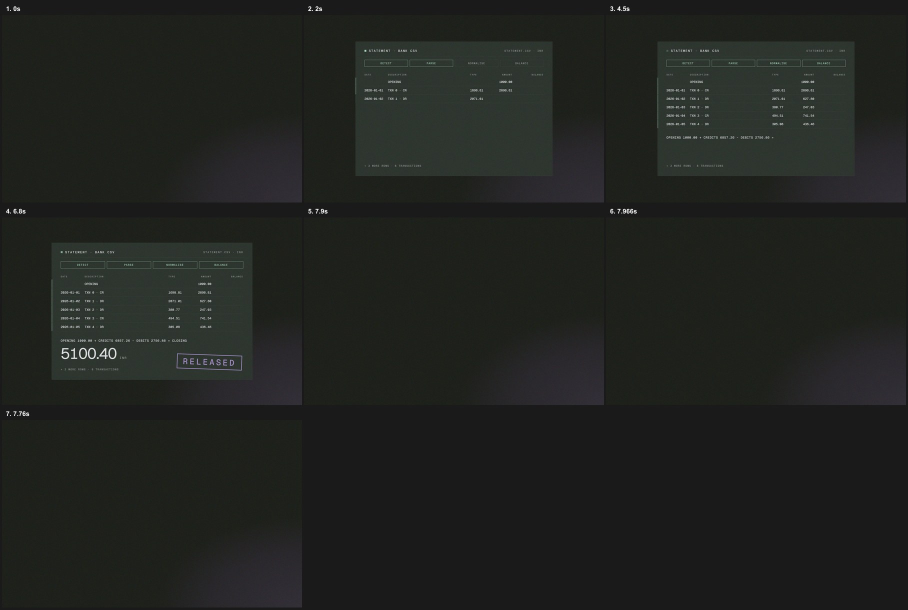
#> input picture video/hero-loop/.hyperframes/artifacts/snapshots/1c23eb8d-fe70-4ccb-bb74-5979f4baadbf/contact-sheet.jpg, 1816 x 1219 px (shown at 1/2 size)
$ python -i ocr_prep.py   (imports and definitions only)
#> lines starting #> are read from the running program, lines starting #| are printed output that depends on the picture; after the words box and inside, x2 and y2 are one past the last pixel; in counts of white or black regions, pixels touching at a corner belong together
from __future__ import annotations

try:
    import numpy as np
    from PIL import Image, ImageOps
except ImportError as error:
    raise ImportError(
        "OCR image preparation needs numpy and Pillow; install them with openbooks[scan]"
    ) from error

WHITE = 255
SKEW_SIDE_PX = 1000
SKEW_LIMIT_DEGREES = 5.0
SKEW_STEP_DEGREES = 0.25
MIN_CORRECTION_DEGREES = 0.25
BINARISE_RADIUS = 15
BINARISE_OFFSET = 10


def _integral_window_sums(values: np.ndarray, radius: int) -> np.ndarray:
    size = 2 * radius + 1
    padded = np.pad(values, radius, mode="edge")
    integral = np.zeros((padded.shape[0] + 1, padded.shape[1] + 1), dtype=np.int64)
    integral[1:, 1:] = padded.cumsum(axis=0).cumsum(axis=1)
    height, width = values.shape
    return (
        integral[size : size + height, size : size + width]
        - integral[:height, size : size + width]
        - integral[size : size + height, :width]
        + integral[:height, :width]
    )


def _binarise(gray: np.ndarray) -> np.ndarray:
    values = np.asarray(gray, dtype=np.int64)
    window = 2 * BINARISE_RADIUS + 1
    local_mean = _integral_window_sums(values, BINARISE_RADIUS) / (window * window)
    return np.where(values > local_mean - BINARISE_OFFSET, WHITE, 0).astype(np.uint8)


def estimate_skew_degrees(gray: np.ndarray) -> float:
    stride = max(1, max(gray.shape) // SKEW_SIDE_PX)
    small = np.asarray(gray)[::stride, ::stride]
    ink = np.where(_binarise(small) == 0, WHITE, 0).astype(np.uint8)
    if not ink.any():
        return 0.0
    mask = Image.fromarray(ink)
    steps = round(2 * SKEW_LIMIT_DEGREES / SKEW_STEP_DEGREES) + 1
    angles = [-SKEW_LIMIT_DEGREES + index * SKEW_STEP_DEGREES for index in range(steps)]
    scores = []
    for angle in angles:
        rotated = mask.rotate(angle, resample=Image.Resampling.BILINEAR)
        profile = np.asarray(rotated, dtype=np.float64).sum(axis=1)
        scores.append(float(profile.var()))
    best_rotation = angles[int(np.argmax(scores))]
    return -best_rotation


def prepare_for_ocr(
    image: Image.Image,
    *,
    target_dpi: int = 300,
    source_dpi: int | None = None,
    border_px: int = 10,
) -> Image.Image:
    if target_dpi <= 0 or (source_dpi is not None and source_dpi <= 0):
        raise ValueError("DPI values must be positive")
    gray = image.convert("L")
    if source_dpi is not None and source_dpi != target_dpi:
        scale = target_dpi / source_dpi
        size = (round(gray.width * scale), round(gray.height * scale))
        gray = gray.resize(size, Image.Resampling.LANCZOS)
    skew = estimate_skew_degrees(np.asarray(gray))
    if abs(skew) >= MIN_CORRECTION_DEGREES:
        gray = gray.rotate(-skew, resample=Image.Resampling.BILINEAR, fillcolor=WHITE)
    binary = Image.fromarray(_binarise(np.asarray(gray)))
    return ImageOps.expand(binary, border=border_px, fill=WHITE)

>>> from PIL import Image
>>> picture = Image.open('../../../../../../video/hero-loop/.hyperframes/artifacts/snapshots/1c23eb8d-fe70-4ccb-bb74-5979f4baadbf/contact-sheet.jpg')
#> picture is the input picture: PIL image 1816x1219 RGB; mean R, G, B 32.8, 34.8, 31.7
>>> result = prepare_for_ocr(picture)
#> in _integral_window_sums, `padded = np.pad(values, radius, mode="edge")`:
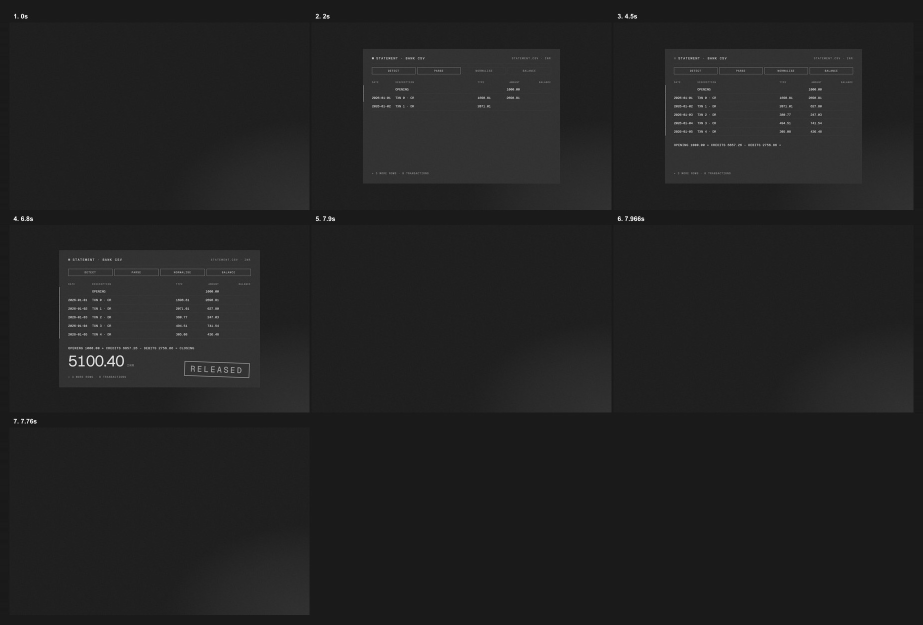
#> padded: shape (1249, 1846) int64 (shown at 1/2 size); min 7, max 255, mean 33.6
#> in _integral_window_sums, `integral[1:, 1:] = padded.cumsum(axis=0).cumsum(axis=1)`:
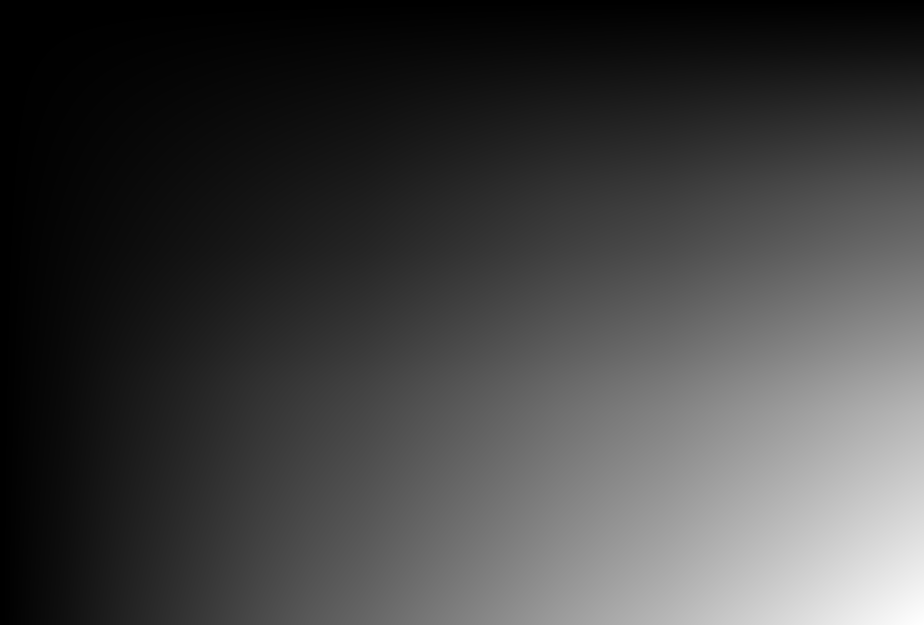
#> integral: shape (1250, 1847) int64 (shown at 1/2 size); min 0, max 77389947, mean 20168886.3; drawn with min black and max white
#> in _integral_window_sums, `return ( integral[size : size + height, size : size + width] - integra..`:
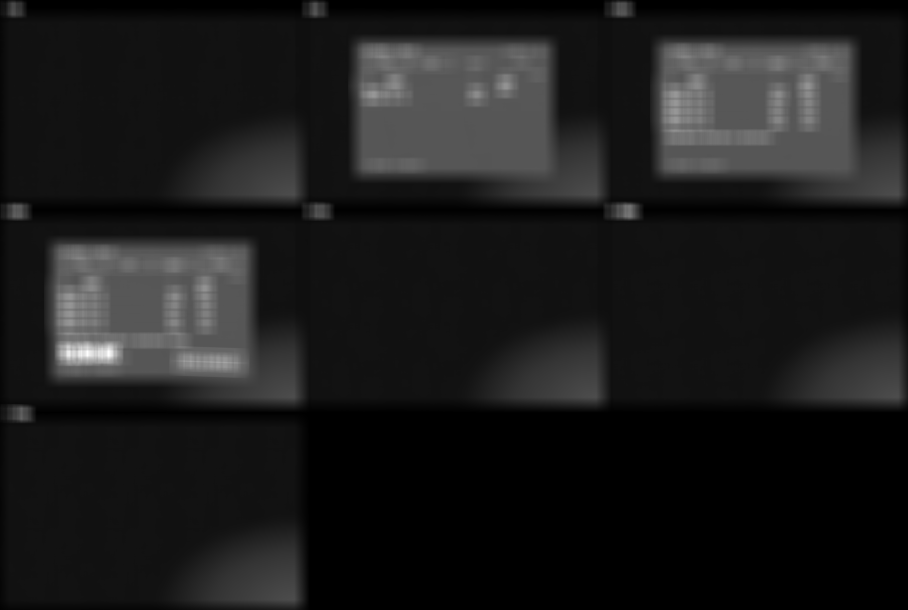
#> returned value: shape (1219, 1816) int64 (shown at 1/2 size); min 24932, max 94349, mean 32539.2; drawn with min black and max white
#> in _binarise, `return np.where(values > local_mean - BINARISE_OFFSET, WHITE, 0).astyp..`:
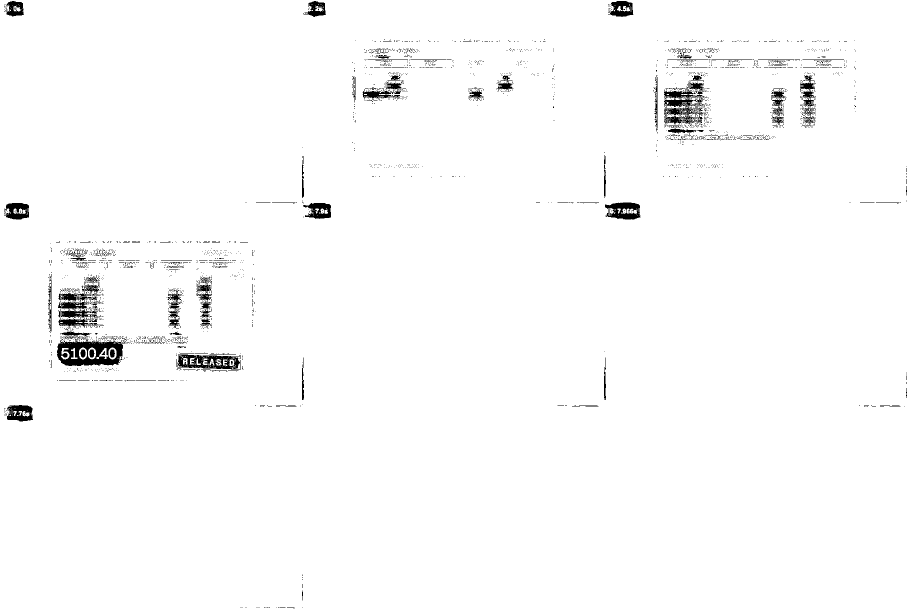
#> returned value: shape (1219, 1816) (shown at 1/2 size); 98.2% white; 2637 black regions (2526 under 20 px), largest, box (x1, y1, x2, y2) and area: (114, 675, 250, 732) 4397, (1328, 161, 1409, 249) 3315, (116, 559, 201, 656) 3284
#> in estimate_skew_degrees, `ink = np.where(_binarise(small) == 0, WHITE, 0).astype(np.uint8)`:
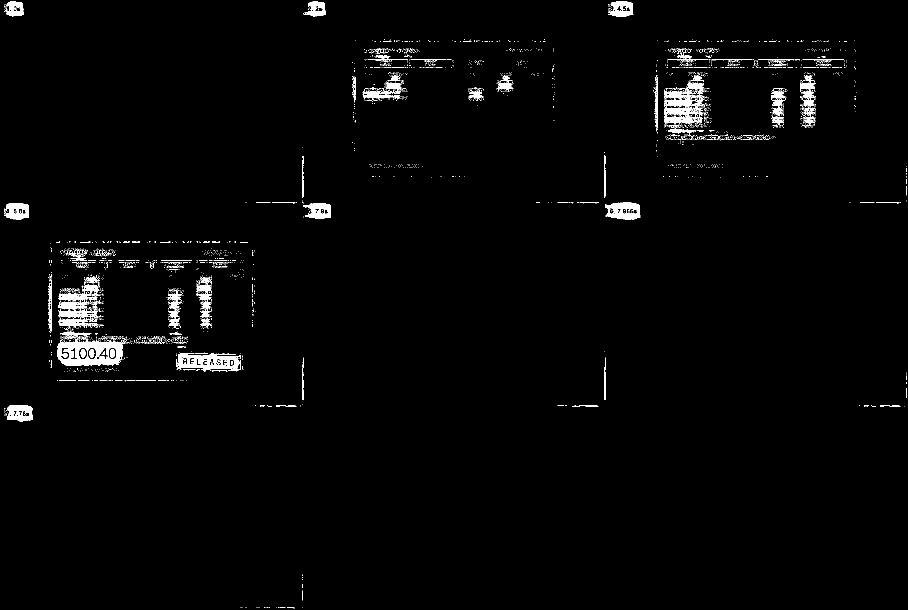
#> ink: shape (1219, 1816) (shown at 1/2 size); 1.8% white; 2637 white regions (2526 under 20 px), largest, box (x1, y1, x2, y2) and area: (114, 675, 250, 732) 4397, (1328, 161, 1409, 249) 3315, (116, 559, 201, 656) 3284
#> the loop in estimate_skew_degrees, `for angle in angles:` made 41 passes
#> pass 3, in estimate_skew_degrees, `rotated = mask.rotate(angle, resample=Image.Resampling.BILINEAR)`:
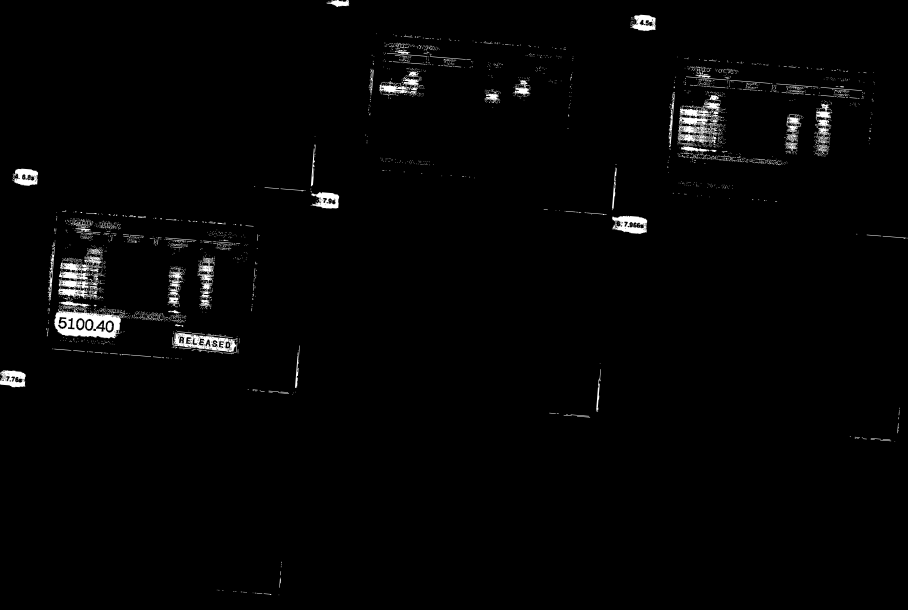
#> rotated: PIL image 1816x1219 L (shown at 1/2 size); min 0, max 255, mean 4.4
#> after the loop in estimate_skew_degrees, `for angle in angles:`: scores = 41 values, max 174705150 at index 20, min 76871648.9 at index 0, mean 107029572
#> in estimate_skew_degrees, `best_rotation = angles[int(np.argmax(scores))]`: best_rotation = 0
#> in prepare_for_ocr, `return ImageOps.expand(binary, border=border_px, fill=WHITE)`:
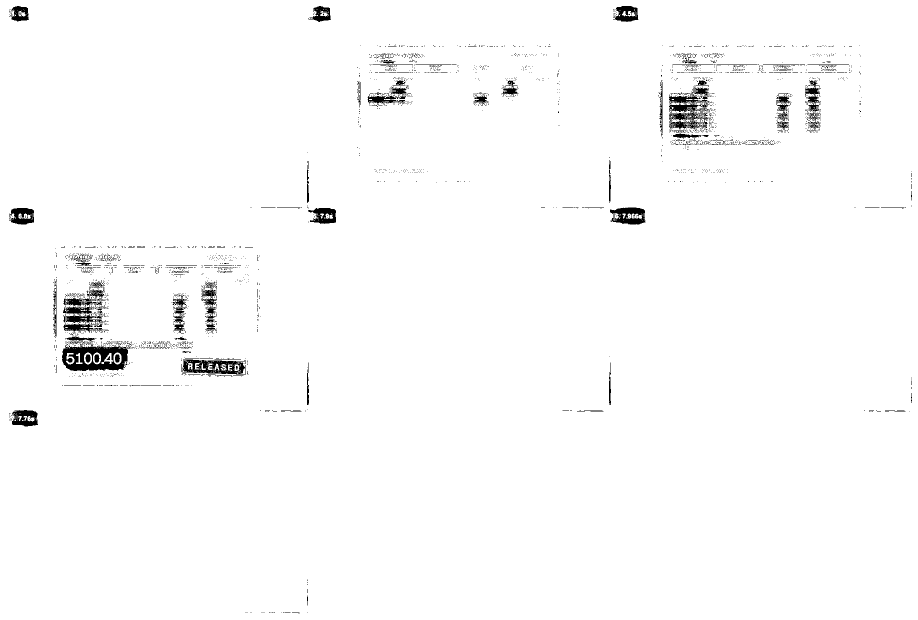
#> returned value: PIL image 1836x1239 L (shown at 1/2 size); 98.3% white; 2637 black regions (2526 under 20 px), largest, box (x1, y1, x2, y2) and area: (124, 685, 260, 742) 4397, (1338, 171, 1419, 259) 3315, (126, 569, 211, 666) 3284

$ run again, on video/hero-loop/.hyperframes/artifacts/snapshots/1c23eb8d-fe70-4ccb-bb74-5979f4baadbf/frame-00-at-0s.png
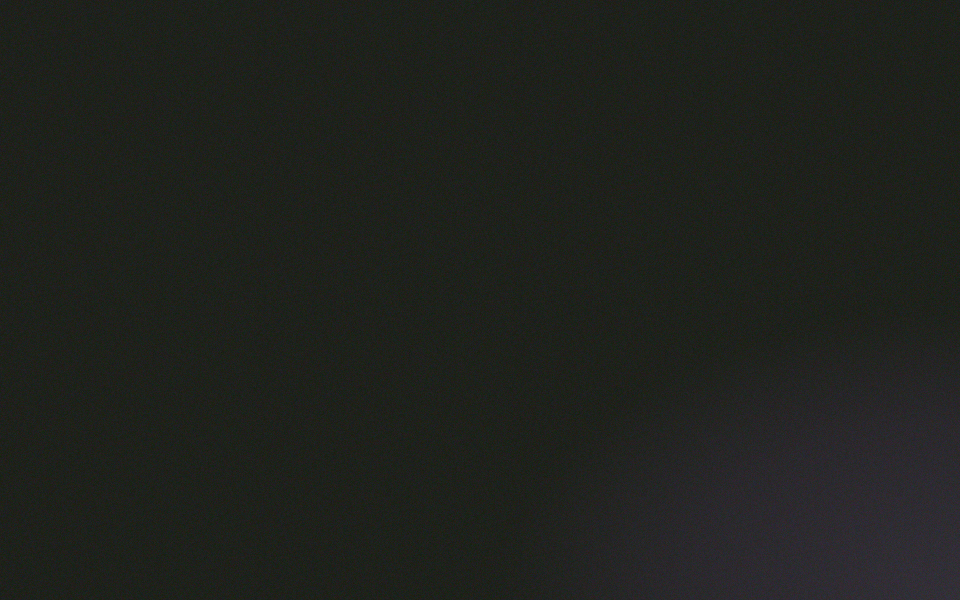
#> input picture video/hero-loop/.hyperframes/artifacts/snapshots/1c23eb8d-fe70-4ccb-bb74-5979f4baadbf/frame-00-at-0s.png, 1920 x 1200 px (shown at 1/2 size)
#> picture is the input picture: PIL image 1920x1200 RGB; mean R, G, B 31.3, 33.7, 29.2
#> in _binarise, `values = np.asarray(gray, dtype=np.int64)`:
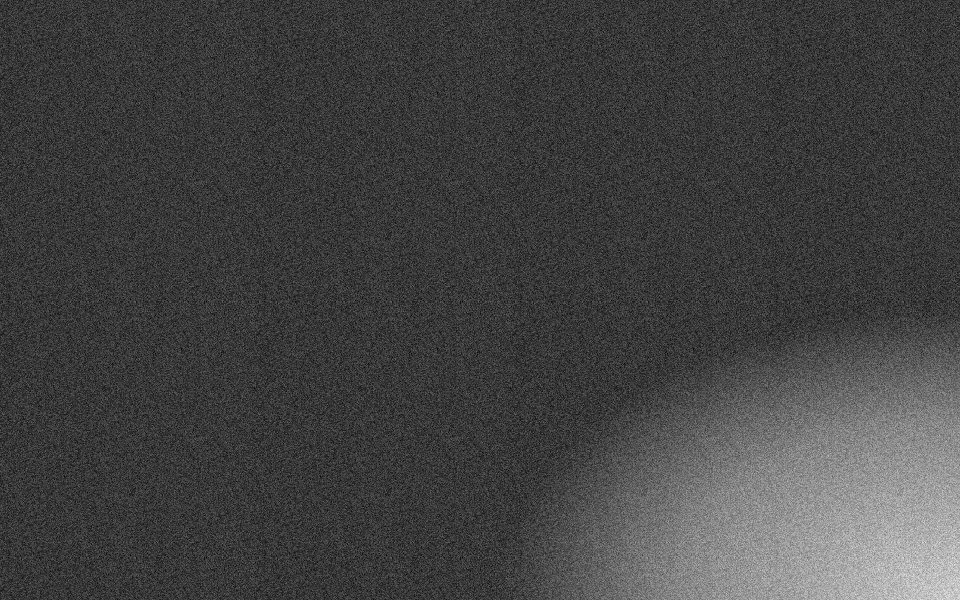
#> values: shape (1200, 1920) int64 (shown at 1/2 size); min 24, max 56, mean 32.5; drawn with min black and max white
#> in _integral_window_sums, `return ( integral[size : size + height, size : size + width] - integra..`:
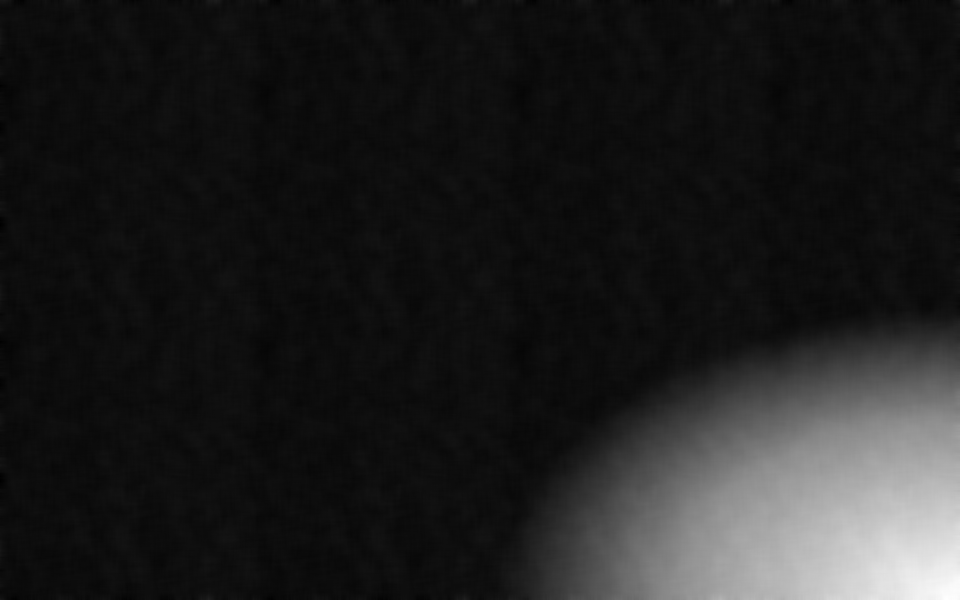
#> returned value: shape (1200, 1920) int64 (shown at 1/2 size); min 28906, max 47179, mean 31185.5; drawn with min black and max white
#> ink: shape (1200, 1920); every value is 0
#> skew = 0

$ run again, on video/hero-loop/.hyperframes/artifacts/snapshots/1c23eb8d-fe70-4ccb-bb74-5979f4baadbf/frame-01-at-2s.png
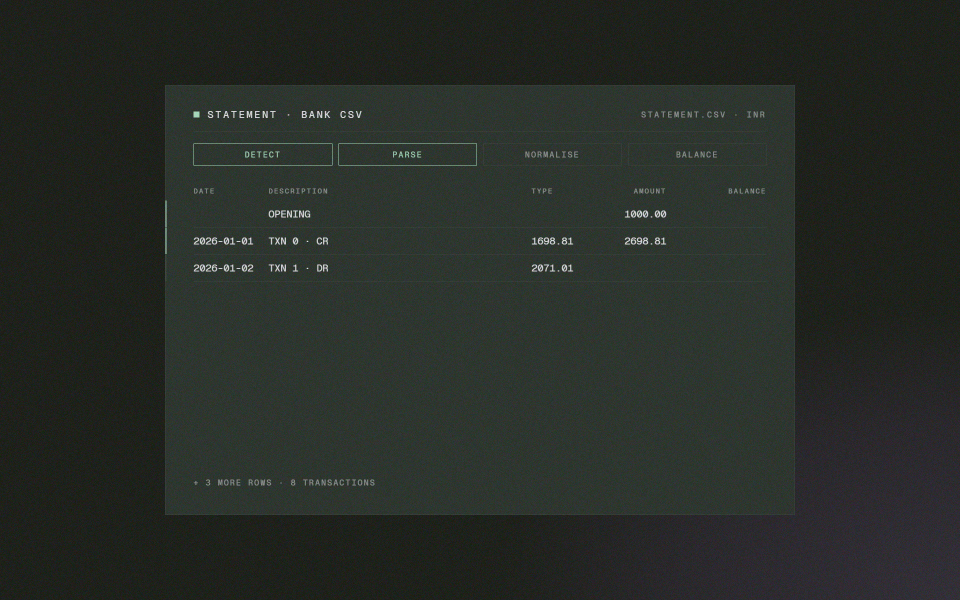
#> input picture video/hero-loop/.hyperframes/artifacts/snapshots/1c23eb8d-fe70-4ccb-bb74-5979f4baadbf/frame-01-at-2s.png, 1920 x 1200 px (shown at 1/2 size)
#> picture is the input picture: PIL image 1920x1200 RGB; mean R, G, B 39.2, 44.1, 39
#> in estimate_skew_degrees, `ink = np.where(_binarise(small) == 0, WHITE, 0).astype(np.uint8)`:
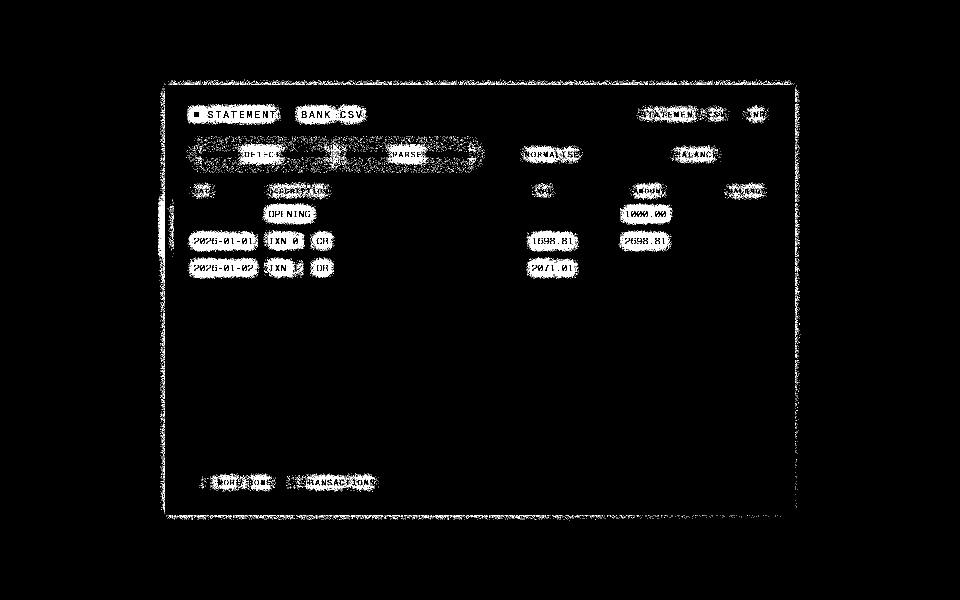
#> ink: shape (1200, 1920) (shown at 1/2 size); 2.8% white; 5835 white regions (5630 under 20 px), largest, box (x1, y1, x2, y2) and area: (374, 208, 561, 249) 4568, (377, 515, 518, 557) 3495, (377, 461, 516, 504) 3464
#> after the loop in estimate_skew_degrees, `for angle in angles:`: scores = 41 values, max 691498194 at index 20, min 307417307.1 at index 34, mean 404398042.2
#> best_rotation = 0
#> in prepare_for_ocr, `return ImageOps.expand(binary, border=border_px, fill=WHITE)`:
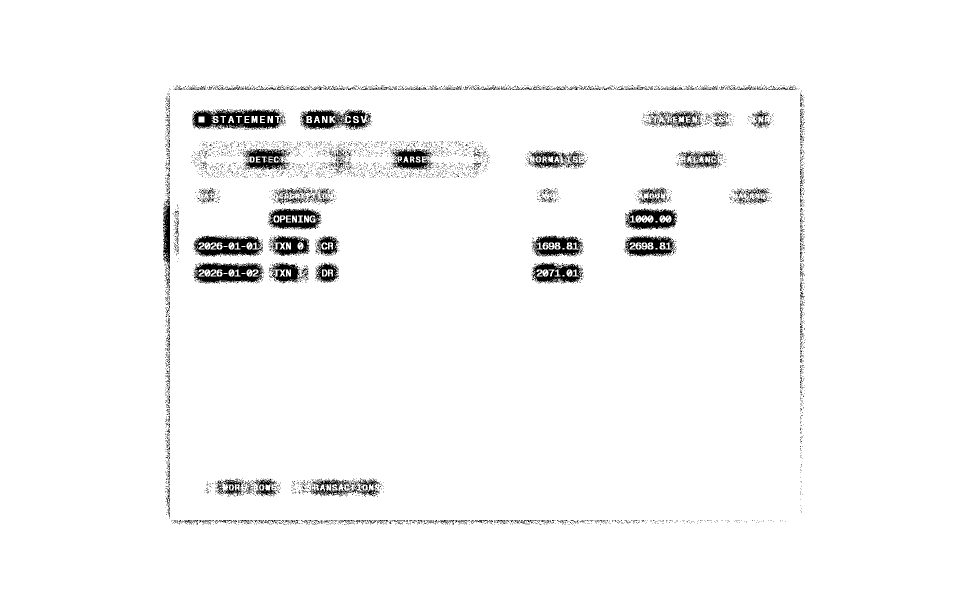
#> returned value: PIL image 1940x1220 L (shown at 1/2 size); 97.3% white; 5835 black regions (5630 under 20 px), largest, box (x1, y1, x2, y2) and area: (384, 218, 571, 259) 4568, (387, 525, 528, 567) 3495, (387, 471, 526, 514) 3464
